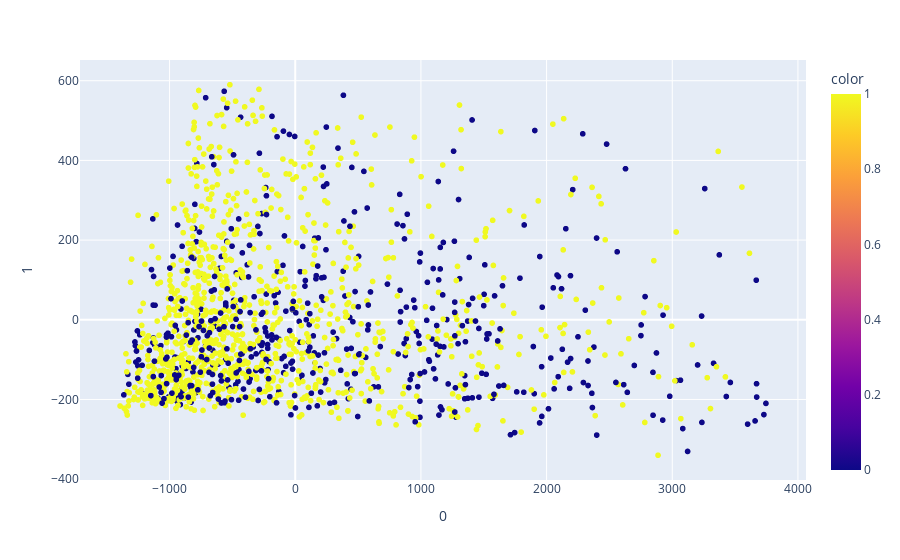

Notebook source saved alongside this figure:
### Code cell
import plotly.express as px
from sklearn.decomposition import PCA

X = all_data.drop(["condition"], axis = 1)

pca = PCA(n_components=2)
components = pca.fit_transform(X)
print(pca.explained_variance_ratio_)

fig = px.scatter(components, x=0, y=1, color=all_data['condition'])
fig.show()

### Figure 1 — Plotly figure (JSON) as saved in the notebook; plotly's stock layout.template omitted (floating-point values rounded to 4 significant figures; data arrays with more than 128 entries replaced by an {"elided": "..."} marker saying what was removed)
{"data": [{"hovertemplate": "0=%{x}<br>1=%{y}<br>color=%{marker.color}<extra></extra>", "legendgroup": "", "marker": {"color": {"elided": "1550 int values"}, "coloraxis": "coloraxis", "symbol": "circle"}, "mode": "markers", "name": "", "showlegend": false, "type": "scattergl", "x": {"elided": "1550 float values"}, "xaxis": "x", "y": {"elided": "1550 float values"}, "yaxis": "y"}], "layout": {"coloraxis": {"colorbar": {"title": {"text": "color"}}, "colorscale": [[0, "#0d0887"], [0.1111, "#46039f"], [0.2222, "#7201a8"], [0.3333, "#9c179e"], [0.4444, "#bd3786"], [0.5556, "#d8576b"], [0.6667, "#ed7953"], [0.7778, "#fb9f3a"], [0.8889, "#fdca26"], [1, "#f0f921"]]}, "legend": {"tracegroupgap": 0}, "margin": {"t": 60}, "xaxis": {"anchor": "y", "domain": [0, 1], "title": {"text": "0"}}, "yaxis": {"anchor": "x", "domain": [0, 1], "title": {"text": "1"}}}}
